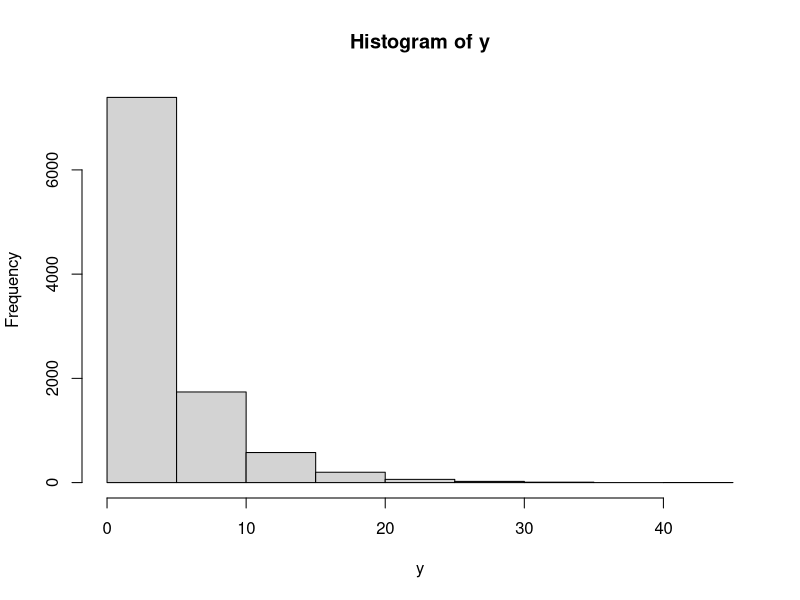

Write R code to recreate this figure.
#No.1

#a
n = 3
p = 0.20
dgeom(x = n, prob = p)

#b
data = 10000
p = 0.2
x = 3
vec = (rgeom(data, p) == x)
mean(vec)

#c
#Hasil dari perhitungan a dan b tidak terlalu jauh, dari 10000 bilangan

#d
set.seed(10)
x = 10000
y = rgeom(x, 0.2)
hist(y)

#e
#Rataan
miu = 1/p
paste("Rataan adalah ", miu)
#varian
varian = (1-p)/ p^2
paste("varian adalah ", varian)
